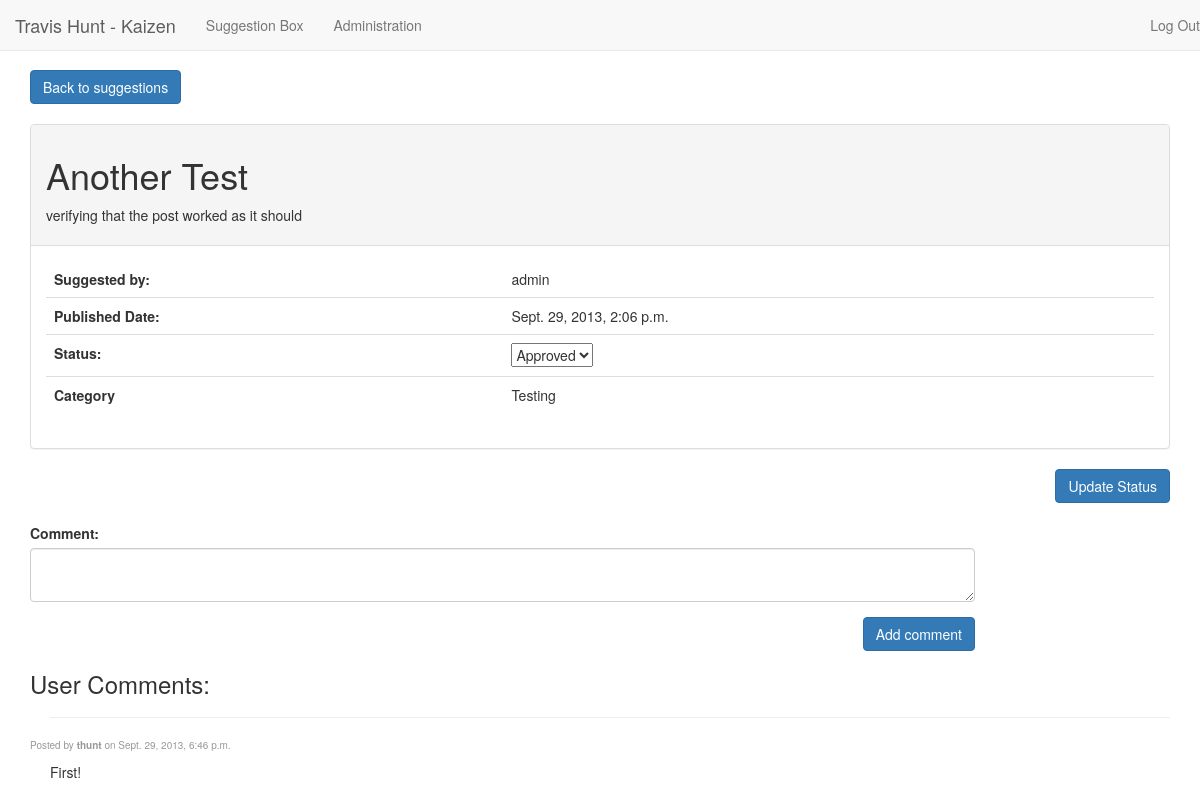
Screenshot of /detail/4/ (signed in) with the database file from the repository.
### suggestionbox/models.py (models this page shows, shortened)
class Suggestion(models.Model):
    user = models.ForeignKey(User)
    title = models.CharField(max_length=100)
    description = models.TextField()
    pub_date = models.DateTimeField(auto_now_add=True)
    status = models.ForeignKey('Status')
    category = models.ForeignKey('Category')

class Category(models.Model):
    title = models.CharField(max_length=100)
    description = models.TextField()
    def __unicode__(self):
        return self.title
    class Meta:
        verbose_name_plural = 'categories'

class Comment(models.Model):
    comment = models.TextField()
    user = models.ForeignKey(User)
    pub_date = models.DateTimeField(auto_now_add=True)
    sid = models.ForeignKey(Suggestion)

### suggestionbox/views.py (the view)
# urls.py: url(r'^detail/(?P<suggestion_id>\d+)/$', views.detail, name='detail'),
@login_required
def detail(request, suggestion_id):
	suggestion = get_object_or_404(Suggestion, pk=suggestion_id)
	comments = Comment.objects.all().filter(sid=suggestion_id).order_by('-pub_date')
	currentStatus = get_object_or_404(Status, title=suggestion.status)
	statusForm = StatusForm(initial = {'status': currentStatus.pk })
	commentForm = CommentForm()
	context = {
			'suggestion': suggestion,
			'commentForm': commentForm,
			'statusForm': statusForm,
			'comments': comments,
	}
	return render(request, 'suggestionbox/detail.html', context)

### suggestionbox/models.py
class CommentForm(ModelForm):
	class Meta:
		model = Comment
		fields = ['comment']
	def __init__(self, *args, **kwargs):
		super(CommentForm, self).__init__(*args, **kwargs)
		self.fields['comment'].widget.attrs['class'] = "form-control"
		self.fields['comment'].widget.attrs['rows'] = "2"

class StatusForm(ModelForm):
	status = ModelChoiceField(queryset=Status.objects.all(), empty_label=None)
	def __init__(self, *args, **kwargs):
		super(StatusForm, self).__init__(*args, **kwargs)
	class Meta:
		model = Status
		fields = ['status']

### suggestionbox/models.py (called while the page is built)
    def __unicode__(self):
        return self.title

### suggestionbox/templates/suggestionbox/detail.html (shortened to what this page needs)
{% extends 'base.html' %}
{% block content %}
	<a href="{% url 'suggestionbox:index' %}" class="btn btn-primary">Back to suggestions</a>
	<br>
	<br>
	<div class="panel panel-default">
		<div class="panel-heading">
			<h1>{{ suggestion.title }}</h1>
			<p>{{ suggestion.description }}</p>
		</div>
		<div class="panel-body">
		{% if user.is_staff %}
			<form action="{% url 'suggestionbox:updateStatus' suggestion.id %}" method="post" id="updateStatus" name="updateStatus">
		{% endif %}
			<table class="table">
				<tr style="border: 0px">
					<th style="border: 0px">Suggested by:</th>
					<td style="border: 0px">{{ suggestion.user }}</td>
				</tr>
				<tr>
					<th>Published Date:</th>
					<td>{{ suggestion.pub_date }}</td>
				</tr>
				{% if user.is_staff %}
					{{ statusForm.as_table }}
				{% else %}
					<tr>
						<th>Status:</th>
						<td>{{ suggestion.status}}</td>
					</tr>
				{% endif %}
				<tr>
					<th>Category</th>
					<td>{{ suggestion.category }}</td>
				</tr>
			</table>
		</div>
	</div>
	{% if user.is_staff %}
		<div class="clearfix">
			<button type="submit" class="btn btn-primary pull-right">Update Status</button>
		</div>
		<br>
	{% endif %}
	<form method="POST" action="{% url 'suggestionbox:addComment' suggestion.id %}" class="form-horizontal" role="form">
		<div class="form-group">
			<div class="col-lg-10">
				{{commentForm}}
		</div>
		</div>
		<div class="form-group">
			<div class="col-lg-10 clearfix">
				<button type="submit" class="btn btn-primary pull-right">Add comment</button>
			</div>
		</div>
	</form>
	{% if comments %}
		<h3 style="margin-bottom: 0">User Comments:</h3>
		{% for comment in comments %}
			<hr style="margin-left: 20px">
			<p style="color:#999999; font-size: 10px">Posted by <strong>{{ comment.user }}</strong> on {{ comment.pub_date }}</p>
			<p style="padding-left: 20px;">{{ comment.comment }}</p>
		{% endfor %}
	{% else %}
		<h3>No comments yet.  Be the first!</h3>
	{% endif %}
{% endblock %}

### kaizen/templates/base.html (style rules this page uses)
body { padding-top: 70px; }

### rows the page displays
Suggestion: title "Another Test", description "verifying that the post worked as it should", user "admin", pub_date "Sept. 29, 2013, 2:06 p.m.", category "Testing"
Comment: user "thunt", pub_date "Sept. 29, 2013, 6:46 p.m.", comment "First!"
